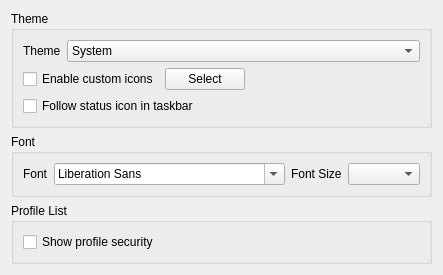
     <widget class="QWidget" name="tab_appearance">
      <attribute name="title">
       <string>Appearance</string>
      </attribute>
      <layout class="QVBoxLayout" name="verticalLayout_appearance">
       <item>
        <widget class="QGroupBox" name="theme_box">
         <property name="uiFoldInto" stdset="0">
          <string notr="true">tab_general</string>
         </property>
         <property name="title">
          <string>Theme</string>
         </property>
         <layout class="QGridLayout" name="gridLayout_theme">
          <item row="0" column="0">
           <widget class="QLabel" name="label_8">
            <property name="sizePolicy">
             <sizepolicy hsizetype="Maximum" vsizetype="Maximum">
              <horstretch>0</horstretch>
              <verstretch>0</verstretch>
             </sizepolicy>
            </property>
            <property name="text">
             <string>Theme</string>
            </property>
           </widget>
          </item>
          <item row="0" column="1">
           <widget class="QComboBox" name="theme">
            <item>
             <property name="text">
              <string notr="true">System</string>
             </property>
            </item>
           </widget>
          </item>
          <item row="1" column="0" colspan="2">
           <layout class="QHBoxLayout" name="horizontalLayout_custom_icon">
            <item>
             <widget class="QCheckBox" name="enable_custom_icon">
              <property name="uiLevel" stdset="0">
               <string notr="true">advanced</string>
              </property>
              <property name="text">
               <string>Enable custom icons</string>
              </property>
             </widget>
            </item>
            <item>
             <widget class="QPushButton" name="select_custom_icon">
              <property name="uiLevel" stdset="0">
               <string notr="true">advanced</string>
              </property>
              <property name="text">
               <string>Select</string>
              </property>
             </widget>
            </item>
            <item>
             <spacer name="horizontalSpacer_custom_icon">
              <property name="orientation">
               <enum>Qt::Orientation::Horizontal</enum>
              </property>
              <property name="sizeHint" stdset="0">
               <size>
                <width>40</width>
                <height>20</height>
               </size>
              </property>
             </spacer>
            </item>
           </layout>
          </item>
          <item row="2" column="0" colspan="2">
           <widget class="QCheckBox" name="follow_status_in_taskbar">
            <property name="uiLevel" stdset="0">
             <string notr="true">advanced</string>
            </property>
            <property name="toolTip">
             <string>Show the connection status icon in the dock or taskbar.</string>
            </property>
            <property name="text">
             <string>Follow status icon in taskbar</string>
            </property>
           </widget>
          </item>
         </layout>
        </widget>
       </item>
       <item>
        <widget class="QGroupBox" name="font_box">
         <property name="uiFoldInto" stdset="0">
          <string notr="true">tab_general</string>
         </property>
         <property name="title">
          <string>Font</string>
         </property>
         <layout class="QGridLayout" name="gridLayout_font">
          <item row="0" column="0">
           <widget class="QLabel" name="label_2">
            <property name="text">
             <string>Font</string>
            </property>
           </widget>
          </item>
          <item row="0" column="1">
           <layout class="QHBoxLayout" name="horizontalLayout_font" stretch="1,0,0">
            <item>
             <widget class="QFontComboBox" name="font"/>
            </item>
            <item>
             <widget class="QLabel" name="label_5">
              <property name="text">
               <string>Font Size</string>
              </property>
             </widget>
            </item>
            <item>
             <widget class="QComboBox" name="font_size"/>
            </item>
           </layout>
          </item>
         </layout>
        </widget>
       </item>
       <item>
        <widget class="QGroupBox" name="profile_list_box">
         <property name="uiLevel" stdset="0">
          <string notr="true">advanced</string>
         </property>
         <property name="title">
          <string>Profile List</string>
         </property>
         <layout class="QGridLayout" name="gridLayout_profile_list">
          <item row="0" column="0">
           <widget class="QCheckBox" name="show_config_security">
            <property name="toolTip">
             <string>Show each profile's security next to its type, e.g. Trojan (WebSocket+TLS).</string>
            </property>
            <property name="text">
             <string>Show profile security</string>
            </property>
           </widget>
          </item>
         </layout>
        </widget>
       </item>
       <item>
        <spacer name="verticalSpacer_appearance">
         <property name="orientation">
          <enum>Qt::Orientation::Vertical</enum>
         </property>
         <property name="sizeHint" stdset="0">
          <size>
           <width>20</width>
           <height>0</height>
          </size>
         </property>
        </spacer>
       </item>
      </layout>
     </widget>
